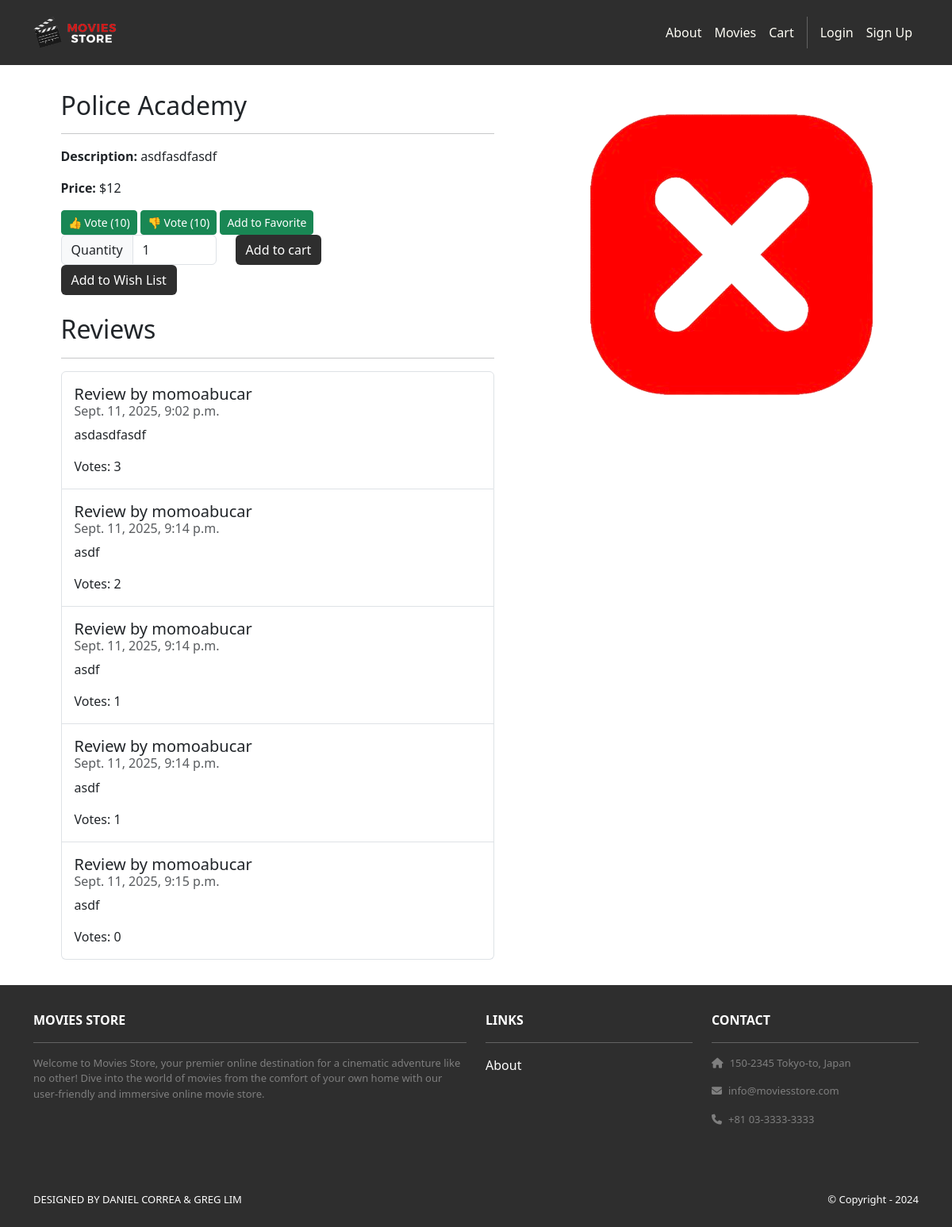
The app's page /movies/2/, older data.
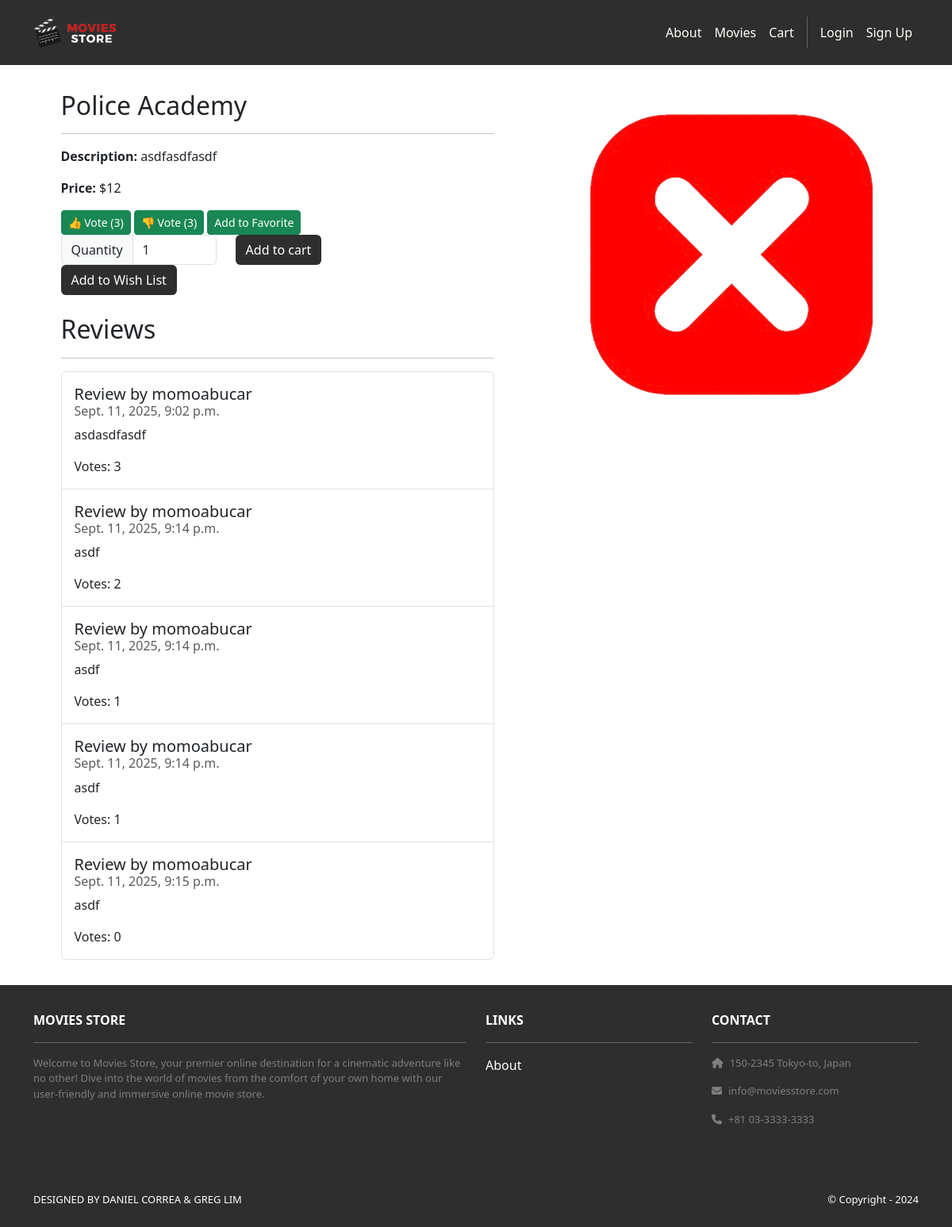
The same page, newer data.
### movies/models.py (models this page shows, shortened)
class Movie(models.Model):
    id = models.AutoField(primary_key=True)
    name = models.CharField(max_length=255)
    price = models.IntegerField()
    description = models.TextField()
    image = models.ImageField(upload_to='movie_images/')
    votes = models.IntegerField(default=0)

class Review(models.Model):
    id = models.AutoField(primary_key=True)
    comment = models.CharField(max_length=255)
    date = models.DateTimeField(auto_now_add=True)
    movie = models.ForeignKey(Movie,
        on_delete=models.CASCADE)
    user = models.ForeignKey(User, on_delete=models.CASCADE)
    votes = models.IntegerField(default=0)

### movies/views.py (the view)
# urls.py: path('<int:id>/', views.show, name='movies.show'),
def show(request, id):
    movie = get_object_or_404(Movie, id=id)
    reviews = Review.objects.filter(movie=movie).order_by('-votes')[:5]
    exists = isWishListEmpty(request, movie)
    addToRecent(request, id)
    template_data = {
        'title': movie.name,
        'reviews': reviews,
        'movie': movie,
        'inCart': str(id) in request.session.get('cart', {}),
        'wishList': 'Remove' if exists else 'Add',
        'inFavorite': id in request.session.get('favorites', [])
    }
    return render(request, 'movies/show.html', {'template_data': template_data})

### movies/views.py (called while the page is built)
def addToRecent(request, id):
    recents = request.session.get('recently_viewed', [])
    if id in recents:
        recents.remove(id)
    recents.insert(0, id)
    recents = recents[:5]
    request.session['recently_viewed'] = recents

def isWishListEmpty(request, movie):
    if request.user.is_authenticated:
        return WishListItem.objects.filter(movie=movie, wishList=getWishList(request)).exists()
    return movie.id in request.session.get('wishList', [])

### movies/templates/movies/show.html (shortened to what this page needs)
{% extends 'base.html' %}
{% load static %}
{% block content %}
<div class="p-3">
  <div class="container">
    <div class="row mt-3">
      <div class="col-md-6 mx-auto mb-3">
        <h2>{{ template_data.movie.name }}</h2>
        <hr>
        <p><b>Description:</b> {{ template_data.movie.description }}</p>
        <p><b>Price:</b> ${{ template_data.movie.price }}</p>
        <form method="post" action="{% url 'movies.vote_movie' id=template_data.movie.id %}" style="display:inline;">
          <button type="submit" class="btn btn-success btn-sm">
            👍 Vote ({{ template_data.movie.votes }})
          </button>
        </form>
        <form method="post" action="{% url 'movies.vote_movie_down' id=template_data.movie.id %}" style="display:inline;">
          <button type="submit" class="btn btn-success btn-sm">
            👎 Vote ({{ template_data.movie.votes }})
          </button>
        </form>
        {% if template_data.inFavorite %}
        <form method="post" action="{% url 'movies.removeFavorite' id=template_data.movie.id %}" style="display:inline;">
          {% csrf_token %}
          <button type="submit" class="btn btn-sm btn-danger">
            Remove From Favorite
          </button>
        </form>
      {% else %}
        <form method="post" action="{% url 'movies.addFavorite' id=template_data.movie.id %}" style="display:inline;">
          <button type="submit" class="btn btn-success btn-sm">
            Add to Favorite
          </button>
        </form>
      {% endif %}
        <form method="post" action="{% url 'cart.add' id=template_data.movie.id %}">
          <div class="row">
            <div class="col-auto">
              <div class="input-group col-auto">
                <div class="input-group-text">Quantity</div>
                <input type="number" min="1" max="10"
                       class="form-control quantity-input"
                       name="quantity" value="1">
              </div>
            </div>
            <div class="col-auto">
              <button class="btn bg-dark text-white" type="submit">
                Add to cart
              </button>
            </div>
          </div>
        </form>
        {% if template_data.wishList == 'Remove' %}
          <form method="post" action="{% url 'movies.removeWishList' movie_id=template_data.movie.id %}">
            {% csrf_token %}
            <button class="btn btn-danger" type="submit">
              Remove from Wish List
            </button>
          </form>
        {% else %}
          <form method="post" action="{% url 'movies.addWishList' movie_id=template_data.movie.id %}">
            <button class="btn bg-dark text-white" type="submit">
              Add to Wish List
            </button>
          </form>
        {% endif %}
        <h2 class="mt-4">Reviews</h2>
        <hr>
        <ul class="list-group">
          {% for review in template_data.reviews %}
            <li class="list-group-item py-3">
              <h5 class="card-title">Review by {{ review.user.username }}</h5>
              <h6 class="card-subtitle mb-2 text-muted">{{ review.date }}</h6>
              <p class="card-text">{{ review.comment }}</p>
              <p class="card-text">Votes: {{ review.votes }}</p>
            </li>
          {% empty %}
            <li class="list-group-item py-3">No reviews yet.</li>
          {% endfor %}
        </ul>
      </div>
      <div class="col-md-6 mx-auto mb-3 text-center img-card-400">
        {% if template_data.movie.image %}
          <img src="{{ template_data.movie.image.url }}"
               alt="{{ template_data.movie.name }}"
               class="rounded img-fluid">
        {% endif %}
      </div>
    </div>
  </div>
</div>
{% endblock content %}

### moviestore/templates/base.html (shortened to what this page needs)
<!DOCTYPE html>
<html lang="en">
{% load static %}
<head>
  <link href="https://cdn.jsdelivr.net/npm/bootstrap@5.3.3/dist/css/bootstrap.min.css"
        rel="stylesheet">
  <link rel="stylesheet"
        href="https://cdnjs.cloudflare.com/ajax/libs/font-awesome/6.1.1/css/all.min.css">
  <link rel="stylesheet" type="text/css" href="{% static 'css/style.css' %}">
</head>
<body>
  <nav class="navbar navbar-dark bg-dark navbar-expand-lg p-3">
    <div class="container">
      <a class="navbar-brand" href="{% url 'home.index' %}">
        <img src="{% static 'img/logo.png' %}" alt="logo" height="40">
      </a>
      <div class="collapse navbar-collapse" id="navbarNavAltMarkup">
        <div class="navbar-nav ms-auto">
          <a class="nav-link" href="{% url 'home.about' %}">About</a>
          <a class="nav-link" href="{% url 'movies.index' %}">Movies</a>
          <a class="nav-link" href="{% url 'cart.index' %}">Cart</a>
          {% if user.is_authenticated %}
            <a class="nav-link" href="{% url 'accounts.orders' %}">Orders</a>
            <a class="nav-link" href="{% url 'accounts.logout' %}">
              Logout ({{ user.username }})
            </a>
          {% else %}
            <a class="nav-link" href="{% url 'accounts.login' %}">Login</a>
            <a class="nav-link" href="{% url 'accounts.signup' %}">Sign Up</a>
          {% endif %}
        </div>
      </div>
    </div>
  </nav>
  {% block content %}
  {% endblock content %}
  <section class="p-3 ms-footer d-none d-md-block bg-dark text-white">
    <div class="container">
      <div class="row mt-3">
        <div class="col-md-6 mb-4">
          <b>MOVIES STORE</b>
          <hr>
          <p>
            Welcome to Movies Store, your premier online destination for a cinematic
            adventure like no other! Dive into the world of movies from the comfort
            of your own home with our user-friendly and immersive online movie store.
          </p>
        </div>
        <div class="col-md-3 mb-4">
          <b>LINKS</b>
          <hr>
          <a class="nav-link p-0" href="{% url 'home.about' %}">About</a>
        </div>
        <div class="col-md-3 mb-4">
          <b>CONTACT</b>
          <hr>
          <p><i class="fas fa-home me-2"></i>150-2345 Tokyo-to, Japan</p>
          <p><i class="fas fa-envelope me-2"></i>info@moviesstore.com</p>
          <p><i class="fas fa-phone me-2"></i>+81 03-3333-3333</p>
        </div>
      </div>
    </div>
  </section>
  <section class="p-3 ms-footer-bottom bg-dark text-white">
    <div class="container d-flex justify-content-between">
      <div class="me-5">
        <span>
          DESIGNED BY
          <a href="https://www.x.com/danielgarax" target="_blank" class="text-white">DANIEL CORREA</a> &
          <a href="https://www.x.com/greglim81" target="_blank" class="text-white">GREG LIM</a>
        </span>
      </div>
      <div>
        <span>© Copyright - 2024</span>
      </div>
    </div>
  </section>
</body>
</html>

### moviestore/static/css/style.css (style rules this page uses)
.navbar a.nav-link { color: #FFFEF6 !important; }
.bg-dark { background-color: #2E2E2E !important; }
.ms-footer { background-color: #202020; }
.ms-footer p { color: #7F7F7F; font-size: 13px; }
.ms-footer-bottom span { font-size: 13px; line-height: 38px; }
.ms-footer-bottom a { color: #6ab43e; text-decoration: none; }
.img-card-400 { width: fit-content; max-height: 400px; }

Row changes from the older to the newer data that the page shows:
changed Movie "Police Academy": movie.votes "10" → "3"
